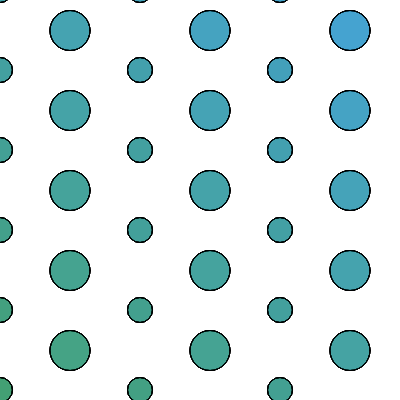
Frame 1 (no input)
Frame 60 (no input): identical to frame 1, image omitted
Frame 120 (the mouse pressed at the canvas centre since frame 60): identical to frame 1, image omitted

The p5.js sketch that drew this single still picture (run headless with seeded random() and noise() and a simulated clock; from frame 60 on, the mouse is pressed at the canvas centre):

// p5.js sketch
// ── sketch.js
function setup() {
  createCanvas(400, 400);
  background(255);
    for (let i = 0; i < 6 ;i++){fill(0,130,200-i*15,50)
    drawSixConcentricCircles(420, -10 + i * 80);
    fill(0,130,190-i*15,50)
    drawSixConcentricCircles(350, 30.5 + i * 80);
    fill(0,130,180-i*15,50)
    drawSixConcentricCircles(280, -10 + i * 80);
    fill(0,130,170-i*15,50)
    drawSixConcentricCircles(210, 30.5 + i * 80);
    fill(0,130,160-i*15,50)
    drawSixConcentricCircles(140, -10 + i * 80);
    fill(0,130,150-i*15,50)
    drawSixConcentricCircles(70, 30.5 + i * 80);
    fill(0,130,140-i*15,50)
    drawSixConcentricCircles(0, -10 + i * 80);  }
}

function draw() {
  
    strokeWeight(random(30))
    
 
 
//   for (let i = 0; i < 6 ;i++){
    
//     fill(0,130,200-i*15,50)
    
//     circle(420,-10,150-i*30)
//     circle(420,65,150-i*30)
//     circle(420,150,150-i*30)
//     circle(420,230,150-i*30)
//     circle(420,310,150-i*30)
//     circle(420,390,150-i*30)
//   }
  
//   for (let i = 0; i < 6 ;i++){
//     fill(0,130,190-i*15,50)
//     circle(350,30.5,150-i*30)
//     circle(350,105.5,150-i*30)
//     circle(350,180.5,150-i*30)
//     circle(350,255.5,150-i*30)
//     circle(350,330.5,150-i*30)
//     circle(350,405.5,150-i*30)
//   }
  
//   for (let i = 0; i < 6 ;i++){
//     fill(0,130,180-i*15,50)
//     circle(280,-10,150-i*30)
//     circle(280,65,150-i*30)
//     circle(280,150,150-i*30)
//     circle(280,230,150-i*30)
//     circle(280,310,150-i*30)
//     circle(280,390,150-i*30)
//   }
  
//   for (let i = 0; i < 6 ;i++){
//     fill(0,130,170-i*15,50)
//     circle(210,30.5,150-i*30)
//     circle(210,105.5,150-i*30)
//     circle(210,180.5,150-i*30)
//     circle(210,255.5,150-i*30)
//     circle(210,330.5,150-i*30)
//     circle(210,405.5,150-i*30)
//   }
 
//   for (let i = 0; i < 6 ;i++){
//     fill(0,130,160-i*15,50)
//     circle(140,-10,150-i*30)
//     circle(140,65,150-i*30)
//     circle(140,150,150-i*30)
//     circle(140,230,150-i*30)
//     circle(140,310,150-i*30)
//     circle(140,390,150-i*30)
//   }
  
//   for (let i = 0; i < 6 ;i++){
//     fill(0,130,150-i*15,50)
//     circle(70,30.5,150-i*30)
//     circle(70,105.5,150-i*30)
//     circle(70,180.5,150-i*30)
//     circle(70,255.5,150-i*30)
//     circle(70,330.5,150-i*30)
//     circle(70,405.5,150-i*30)
//   }
  
//   for (let i = 0; i < 6 ;i++){
//     fill(0,130,140-i*15,50)
//     circle(0,-10,150-i*30)
//     circle(0,65,150-i*30)
//     circle(0,150,150-i*30)
//     circle(0,230,150-i*30)
//     circle(0,310,150-i*30)
//     circle(0,390,150-i*30)
//   }
  

}


function drawSixConcentricCircles(x, y) {
  for (let i = 0; i < 6; i++) {
    // optional fill commands
    let dia = 30
    if (x/70==1||x/70==3||x/70==5){
      dia = dia + 10
    }
    else{
      dia = dia - 5
    }
    circle(x, y, dia); 
  }
}
